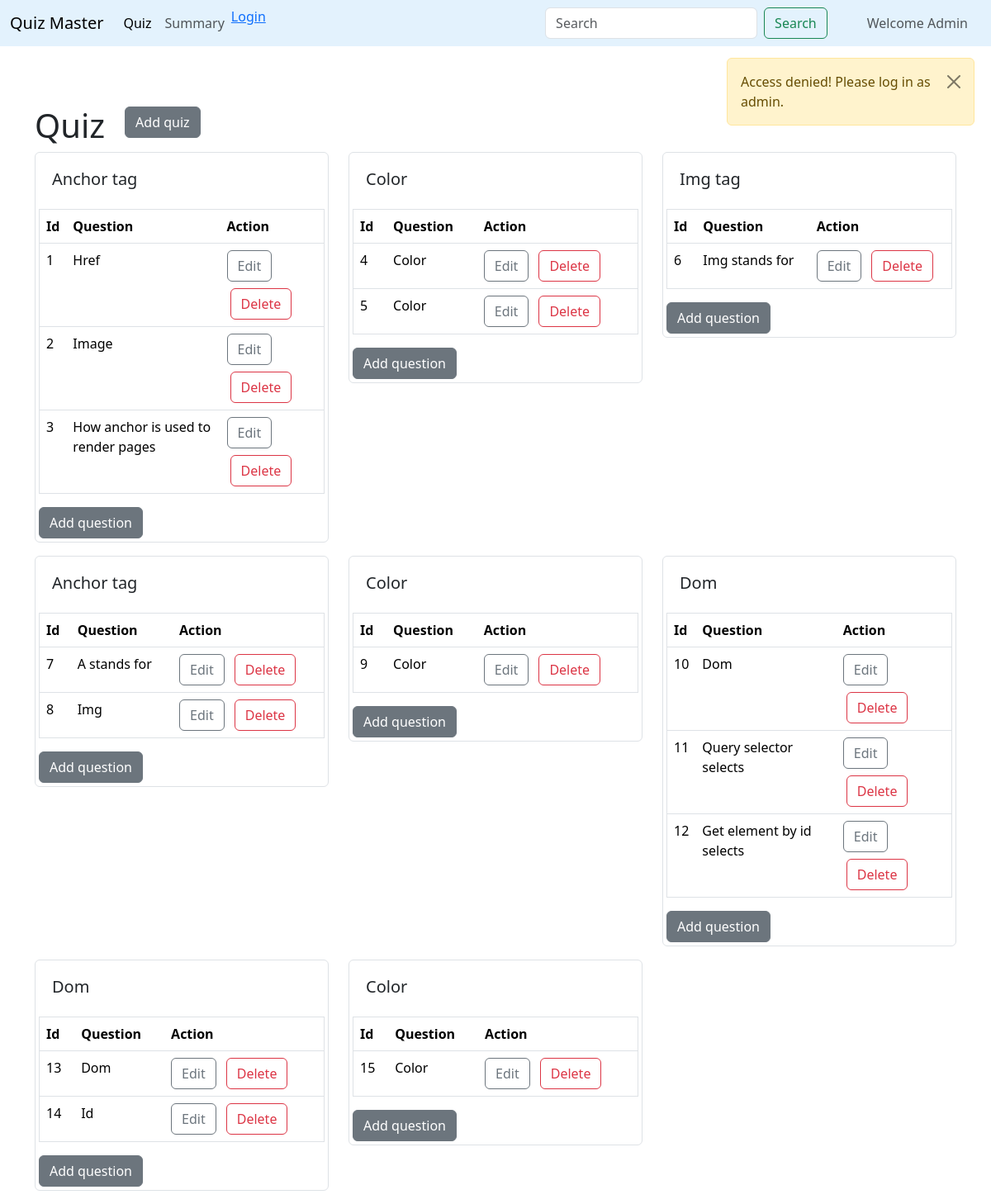
Page /admin/quiz on the committed database.
### tables this page shows
CREATE TABLE quiz (
	id INTEGER NOT NULL, 
	chapter_id INTEGER NOT NULL, 
	date_of_quiz DATETIME, 
	time_duration INTEGER NOT NULL, 
	remarks VARCHAR(255), 
	PRIMARY KEY (id), 
	FOREIGN KEY(chapter_id) REFERENCES chapters (id)
);

CREATE TABLE chapters (
	id INTEGER NOT NULL, 
	chapter_name VARCHAR(50) NOT NULL, 
	chapter_description VARCHAR(255), 
	subject_id INTEGER NOT NULL, 
	PRIMARY KEY (id), 
	FOREIGN KEY(subject_id) REFERENCES subjects (id)
);

CREATE TABLE questions (
	id INTEGER NOT NULL, 
	quiz_id INTEGER NOT NULL, 
	question_title VARCHAR(255) NOT NULL, 
	question VARCHAR(255) NOT NULL, 
	options VARCHAR(255) NOT NULL, 
	chapter_id INTEGER NOT NULL, 
	PRIMARY KEY (id), 
	FOREIGN KEY(quiz_id) REFERENCES quiz (id), 
	FOREIGN KEY(chapter_id) REFERENCES chapters (id)
);

### admin/admin.py (the view)
@admin_bp.route('/quiz')
def quiz():
    auth()
    db = None
    try:
        db_path = os.path.join(os.path.dirname(os.path.dirname(__file__)), 'instance', 'quiz_master.db')
        db = sqlite3.connect(db_path)
        cur = db.cursor()
        chapters = cur.execute('''
            SELECT id, chapter_name
            FROM chapters
        ''').fetchall()
        quizs = cur.execute('''
            SELECT q.id, c.chapter_name, q.date_of_quiz, q.time_duration
            FROM quiz AS q
            JOIN chapters AS c ON c.id = q.chapter_id
        ''').fetchall()
        questions = cur.execute('''
            SELECT id, quiz_id, question_title
            FROM questions
        ''').fetchall()
        questions_by_quiz = {}
        for question in questions:
            quiz_id = question[1]
            if quiz_id not in questions_by_quiz:
                questions_by_quiz[quiz_id] = []
            questions_by_quiz[quiz_id].append((question[0], question[2]))  # (id, question_title)
        return render_template(
            "quiz.html",
            chapters=chapters,
            quizs=quizs,
            questions_by_quiz=questions_by_quiz  # Pass organized questions
        )
    except Exception as e:
        flash(f"Error: {e}")
        return redirect(url_for('admin_dashboard'))
    finally:
        if db:
            db.close()

### admin/admin.py (called while the page is built)
def auth():
    if 'user' not in session or session['user']['role'] != 'admin':
        flash("Access denied! Please log in as admin.")
        return redirect(url_for('signin'))

### app.py (called while the page is built)
@app.before_request
def session_timeout():
    session.permanent = True
    app.permanent_session_lifetime = timedelta(minutes=30)  # Set timeout duration

### admin/templates/quiz.html (shortened to what this page needs)
{% extends 'admin_dashboard.html' %} {% block content %}
<div class="container d-flex flex-column">
  <div class="d-flex flex-wrap gap-4 align-items-center">
    <h1 class="text-start">Quiz</h1>
    <div class="d-flex gap-2 mb-3">
      <button
        type="button"
        class="btn btn-secondary"
        data-bs-toggle="modal"
        data-bs-target="#addquizModal"
      >
        Add quiz
      </button>
    </div>
  </div>
</div>
<div class="container">
  <div class="row">
    {% if quizs %} {% for quiz in quizs %}
    <div class="col-lg-4 col-md-6 col-sm-12 mb-3">
      <div class="card border p-1">
        <div class="card-body">
          <h5 class="card-title">{{ quiz[1] | capitalize }}</h5>
        </div>
        <div>
          <table class="table border">
            <thead>
              <tr>
                <th scope="col">Id</th>
                <th scope="col">Question</th>
                <th scope="col">Action</th>
              </tr>
            </thead>
            <tbody>
              {% if questions_by_quiz.get(quiz[0]) %}
                {% for question in questions_by_quiz[quiz[0]] %}
                <tr>
                  <td>{{ question[0] }}</td>
                  <td>{{ question[1] | capitalize }}</td>
                  <td>
                    <div class="d-flex flex-wrap gap-2">
                      <a class="btn btn-outline-secondary" href="{{ url_for('admin.edit_question', question_id=question[0]) }}"> Edit </a>
                      <form method="POST" action="{{ url_for('admin.delete_question', question_id=question[0]) }}" style="display: inline">
                        <button type="submit" class="btn btn-outline-danger ms-1" onclick="return confirm('Are you sure you want to delete this question?');">
                          Delete
                        </button>
                      </form>
                    </div>
                  </td>
                </tr>
                {% endfor %}
              {% else %}
                <tr>
                  <td colspan="3" class="text-center">No questions available</td>
                </tr>
              {% endif %}
            </tbody>
          </table>
          <form >
            <button type="button" class="btn btn-secondary" data-bs-toggle="modal" data-bs-target="#addchapter" data-quizid="{{ quiz[0] }}"> Add question</button>
          </form>
        </div>
      </div>
    </div>
    {% endfor %} {% else %}
    <div class="d-flex justify-content-center w-100">
      <h3>No available quiz</h3>
    </div>
    {% endif %}
  </div>
</div>
{% endblock %}

### rows in the picture
quiz: chapter_name "Anchor tag"
questions: id "1", question_title "Href"
questions: id "2", question_title "Image"
questions: id "3", question_title "How anchor is used to render pages"
quiz: chapter_name "Color"
questions: id "4", question_title "Color"
questions: id "5", question_title "Color"
quiz: chapter_name "Img tag"
questions: id "6", question_title "Img stands for"
quiz: chapter_name "Anchor tag"
questions: id "7", question_title "A stands for"
questions: id "8", question_title "Img"
quiz: chapter_name "Color"
questions: id "9", question_title "Color"
quiz: chapter_name "Dom"
questions: id "10", question_title "Dom"
questions: id "11", question_title "Query selector selects"
questions: id "12", question_title "Get element by id selects"
quiz: chapter_name "Dom"
questions: id "13", question_title "Dom"
questions: id "14", question_title "Id"
quiz: chapter_name "Color"
questions: id "15", question_title "Color"

### other values in the picture
{{ message }} "Access denied! Please log in as admin."
